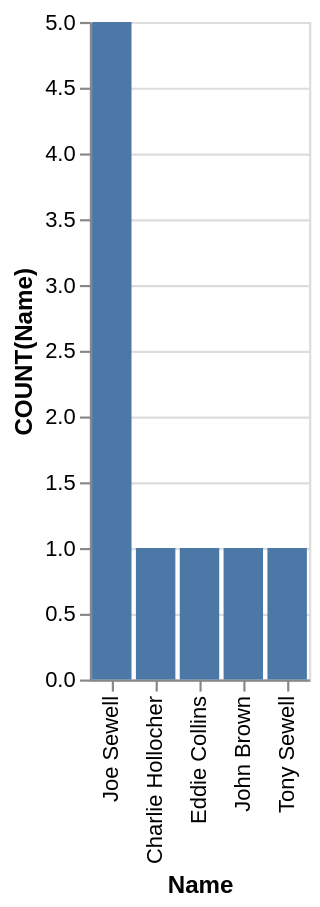

This figure's Vega-Lite source:
### Vega-Lite specification from a JSON file in a GitHub repository (floating-point values rounded to 4 significant figures)
{"data": {"values": [{"x_data": "Charlie Hollocher", "y_data": 1}, {"x_data": "Eddie Collins", "y_data": 1}, {"x_data": "Joe Sewell", "y_data": 5}, {"x_data": "John Brown", "y_data": 1}, {"x_data": "Tony Sewell", "y_data": 1}]}, "mark": "bar", "encoding": {"x": {"field": "x_data", "type": "nominal", "title": "Name", "sort": {"op": "sum", "field": "y_data", "order": "descending"}}, "y": {"field": "y_data", "type": "quantitative", "title": "COUNT(Name)"}}}
